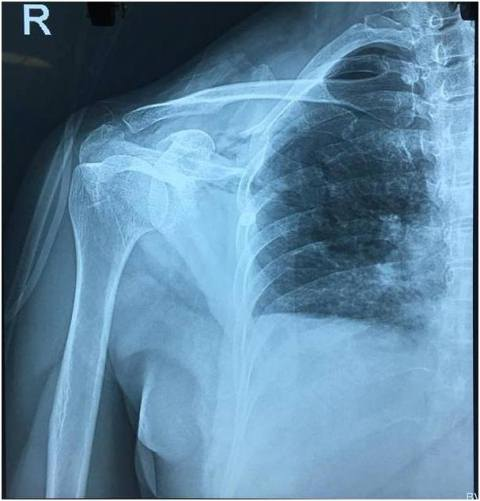
#> input picture Lab01/Resources/test_1_lab01.png, 480 x 501 px
$ jupyter execute Lab01.ipynb
#> lines starting #> are read from the running program, lines starting #| are printed output that depends on the picture; after the words box and inside, x2 and y2 are one past the last pixel; in counts of white or black regions, pixels touching at a corner belong together
# BÀI THỰC HÀNH 01. CÁC PHÉP TOÁN ĐIỂM ẢNH VÀ HIỆU CHỈNH HISTOGRAM
Trong bài thực hành này, ta sẽ tìm hiểu cách đọc ảnh xám ở dạng ma trận, vẽ biểu đồ Histogram, cân bằng điểm ảnh (Histogram Equalization), và đi sâu vào các phép toán điểm ảnh Pixel-wise cơ bản.

## 0. Cài đặt Môi trường & Hàm hỗ trợ

[cell 1]
import cv2
import numpy as np
import matplotlib.pyplot as plt

def show_gray(img, title='Gray image', figsize=(5, 5)):
    plt.figure(figsize=figsize)
    plt.imshow(img, cmap='gray', vmin=0, vmax=255)
    plt.title(title)
    plt.axis('off')
    plt.tight_layout()
    plt.show()

def show_multiple(images, titles=None, cols=3, figsize=(15, 5)):
    rows = (len(images) + cols - 1) // cols
    plt.figure(figsize=figsize)
    for i, img in enumerate(images):
        plt.subplot(rows, cols, i+1)
        plt.imshow(img, cmap='gray', vmin=0, vmax=255)
        plt.axis('off')
        if titles: plt.title(titles[i])
    plt.tight_layout()
    plt.show()

## 1. Đọc ảnh và Biểu đồ mức xám (Grayscale & Histogram)
Ta sẽ sử dụng Pure NumPy so sánh với cv2.calcHist để thấy rõ thuật toán thống kê.

[cell 2]
IMG_PATH = "../Resources/test_1_lab01.png"
img = cv2.imread(IMG_PATH, cv2.IMREAD_GRAYSCALE)
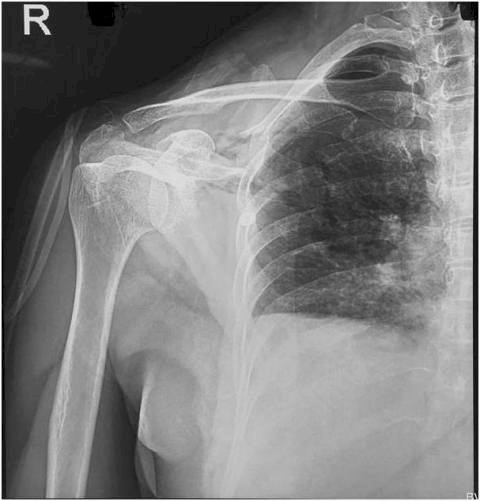
#> img: shape (501, 480); min 0, max 255, mean 126.7

if img is not None:
    # NumPy Histogram
    hist_np = np.bincount(img.ravel(), minlength=256)
#> hist_np = 256 values, max 14310 at index 28, min 0 at index 1, mean 939.4

    # OpenCV Histogram
    hist_cv = cv2.calcHist([img], channels=[0], mask=None, histSize=[256], ranges=[0, 256]).ravel()
#> hist_cv has the same summary as hist_np

    plt.figure(figsize=(15, 4))
    plt.subplot(1, 3, 1)
    plt.imshow(img, cmap="gray", vmin=0, vmax=255)
    plt.title("Original Grayscale")
    plt.axis("off")

    plt.subplot(1, 3, 2)
    plt.plot(hist_np, color='blue')
    plt.title("Histogram (NumPy bincount)")

    plt.subplot(1, 3, 3)
    plt.plot(hist_cv, color='red', linestyle='dashed')
    plt.title("Histogram (OpenCV calcHist)")
    plt.tight_layout()
    plt.show()
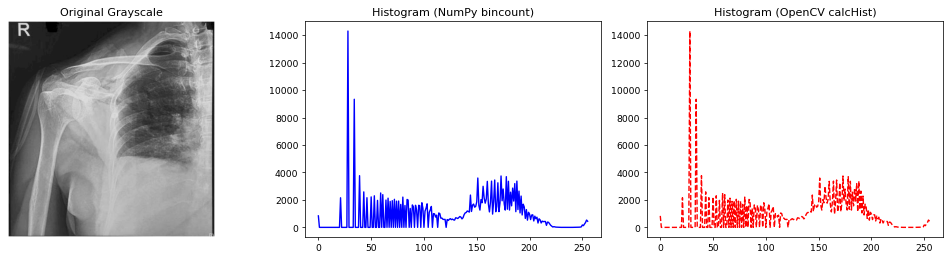
#> figure drawn by matplotlib, 3 panels; panel 2: curve peaks at x = 28, y = 14310; panel 3: curve peaks at x = 28, y = 14310

## 2. Cân bằng Histogram (Histogram Equalization)
Mục tiêu là dàn đều biểu đồ cường độ sáng, giúp ảnh có độ tương phản tổng thể tốt hơn.

[cell 3]
if img is not None:
    # ----- NumPy Global HE -----
    hist = np.bincount(img.ravel(), minlength=256)
#> hist has the same summary as hist_np
    p = hist / hist.sum()
#> p = 256 values, max 0.0595 at index 28, min 0 at index 1, mean 0.00391
    cdf = np.cumsum(p)
#> cdf = 256 values from 0.00348 to 1

    # Look-up table (LUT) mapping
    lut = np.floor(255 * cdf).astype(np.uint8)
#> lut = 256 values from 0 to 255
    img_he_np = lut[img]
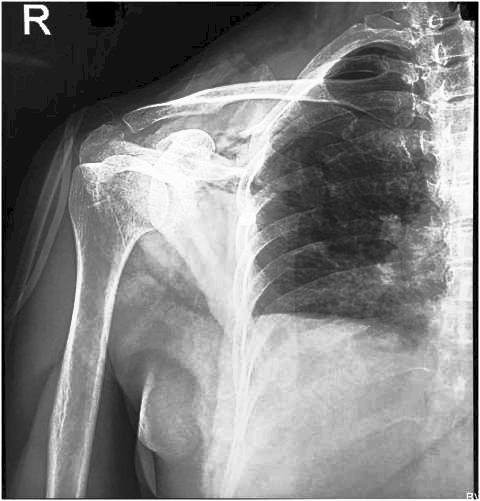
#> img_he_np: shape (501, 480); min 0, max 255, mean 128.6

    # ----- OpenCV Global HE -----
    img_he_cv = cv2.equalizeHist(img)

    show_multiple([img, img_he_np, img_he_cv],
                  ['Original (Low Contrast)', 'HE (NumPy LUT)', 'HE (OpenCV equalizeHist)'])
#> in show_multiple, `rows = (len(images) + cols - 1) // cols`: rows = 1
#> the loop in show_multiple, `for i, img in enumerate(images):` made 3 passes

## 3. Các phép biến đổi điểm ảnh (Pixel-wise Transforms)

[cell 4]
if img is not None:
    # 3.1 Manual Thresholding
    T = 128
    img_thr_np = np.where(img >= T, 255, 0).astype(np.uint8)
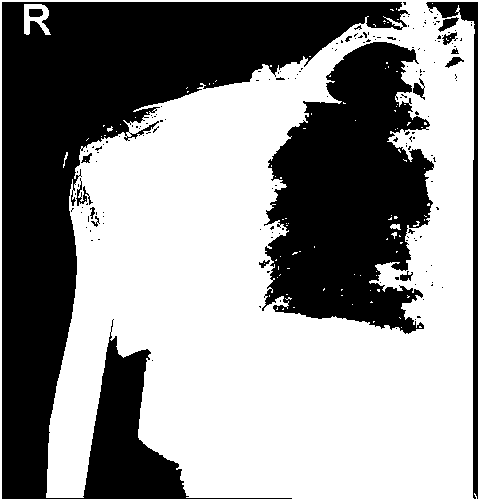
#> img_thr_np: shape (501, 480); 56.7% white; 167 black regions (151 under 20 px), largest, box (x1, y1, x2, y2) and area: (2, 2, 410, 499) 66752, (262, 42, 434, 334) 32920, (426, 2, 478, 499) 2923
    _, img_thr_cv = cv2.threshold(img, T, 255, cv2.THRESH_BINARY)
#> img_thr_cv: shape (501, 480); 56.5% white; 166 black regions (153 under 20 px), largest, box (x1, y1, x2, y2) and area: (2, 2, 410, 499) 67102, (259, 42, 434, 336) 33260, (426, 2, 478, 499) 2927

    # 3.2 Automatic Otsu Thresholding (OpenCV)
    _, img_otsu_cv = cv2.threshold(img, 0, 255, cv2.THRESH_BINARY + cv2.THRESH_OTSU)
#> img_otsu_cv: shape (501, 480); 58.9% white; 124 black regions (113 under 20 px), largest, box (x1, y1, x2, y2) and area: (2, 2, 408, 499) 64632, (266, 42, 434, 331) 30624, (433, 2, 478, 499) 2825

    # 3.3 Linear Intensity Transform
    a, b = 1.3, 15
    img_lin_np = np.clip(a * img.astype(np.float32) + b, 0, 255).astype(np.uint8)
    img_lin_cv = cv2.convertScaleAbs(img, alpha=a, beta=b)

    # 3.4 Gamma Correction
    gamma = 0.7
    f = img.astype(np.float32) / 255.0
    img_gamma_np = (255.0 * np.power(f, gamma)).clip(0, 255).astype(np.uint8)

    print("Tổng hợp các biến đổi Pixel-wise:")
    show_multiple([img_thr_cv, img_otsu_cv, img_lin_cv, img_gamma_np],
                  ['Manual Thresholding (T=128)', 'Otsu Thresholding (Auto-T)',
                   'Linear (alpha=1.3, beta=15)', 'Gamma Correction (gamma=0.7)'], cols=4)
#> the loop in show_multiple (call 2), `for i, img in enumerate(images):` made 4 passes

## 4. Bài tập thực hành tại lớp (Exercises)

[cell 5]
if img is not None:
    # Exercise A - Negative / Inversion (NumPy)
    img_neg = 255 - img

    # Exercise B - Log Transform (NumPy)
    c = 255.0 / np.log(1 + 255.0) # scaling const
    img_log = (c * np.log(1 + img.astype(np.float32))).clip(0, 255).astype(np.uint8)
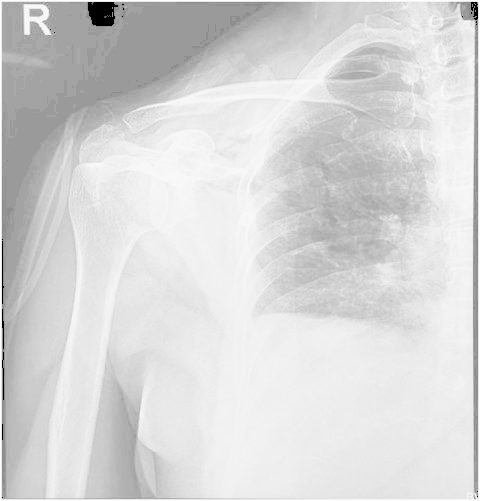
#> img_log: shape (501, 480); min 0, max 255, mean 215.1

    # Exercise C - Contrast Stretching (Percentile-based)
    p2 = np.percentile(img, 2)
#> p2 = 28
    p98 = np.percentile(img, 98)
#> p98 = 213
    img_stretch = (img.astype(np.float32) - p2) / (p98 - p2 + 1e-9)
    img_stretch = (255 * img_stretch).clip(0, 255).astype(np.uint8)

    # Exercise D - Multi-level Thresholding
    T1, T2 = 80, 160
    img_multi = np.zeros_like(img)
    img_multi[(img >= T1) & (img < T2)] = 127
    img_multi[img >= T2] = 255
    # (Pixels < T1 remain 0)

    # Exercise E - Adaptive Thresholding
    img_adapt = cv2.adaptiveThreshold(img, 255, cv2.ADAPTIVE_THRESH_GAUSSIAN_C, cv2.THRESH_BINARY, 11, 2)
#> img_adapt: shape (501, 480); 69.6% white; black in thin lines or dots

    show_multiple([img_neg, img_log, img_stretch, img_multi, img_adapt],
                  ['Negative', 'Log Transform', 'Percentile Stretch', 'Multi-level Thr', 'Adaptive Thr'], cols=5, figsize=(20, 4))

## 5. Homeworks (Bài tập hoàn thành gửi chấm code)

[cell 6]
# Problem 1: GrayLevelModification
# s = 16 * sqrt(r)
def GrayLevelModification(image):
    s = 16.0 * np.sqrt(image.astype(np.float32))
    return np.clip(s, 0, 255).astype(np.uint8)

# Problem 2: MedianThreshold
# Thresholding strictly around Median intensity boundary
def MedianThreshold(image):
    m = np.median(image)
    return np.where(image >= m, 255, 0).astype(np.uint8)

# Problem 3: PowerTransform
# s = c * r^gamma
def PowerTransform(image, gamma, c=1.0):
    f = image.astype(np.float32) / 255.0
    s = c * np.power(f, gamma)
    return np.clip(s * 255.0, 0, 255).astype(np.uint8)

# --- Test Homework Implementations ---
img_spine = cv2.imread('../Resources/spine.jpg', cv2.IMREAD_GRAYSCALE)
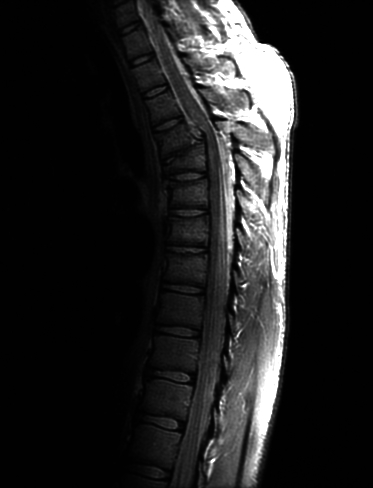
#> input picture Lab01/Resources/spine.jpg, 373 x 488 px
#> img_spine is the input picture: shape (488, 373); min 0, max 255, mean 32.6
img_runway = cv2.imread('../Resources/runway.jpg', cv2.IMREAD_GRAYSCALE)
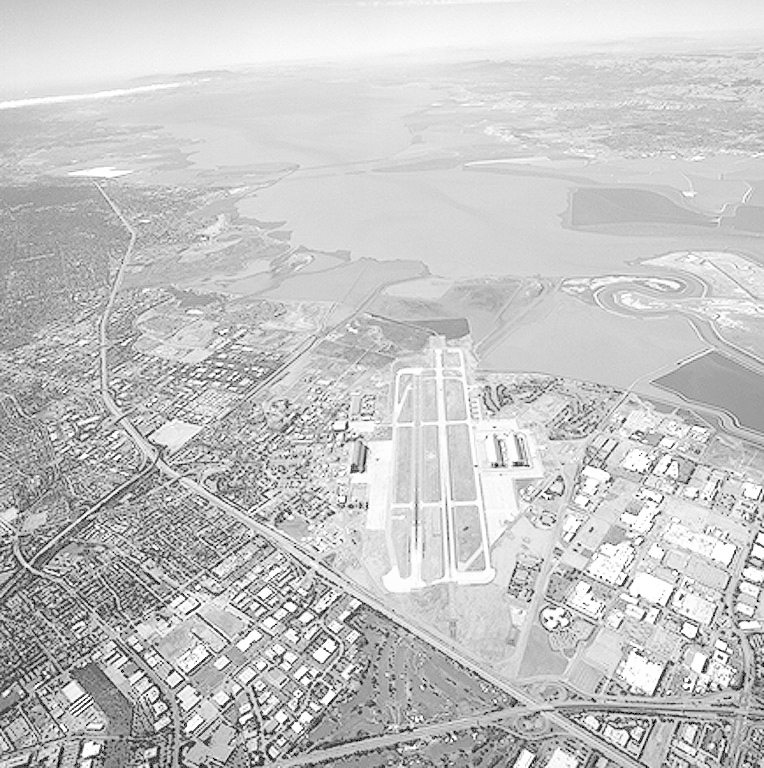
#> input picture Lab01/Resources/runway.jpg, 764 x 768 px
#> img_runway is the input picture: shape (768, 764); min 0, max 255, mean 197.2

if img_spine is not None and img_runway is not None:
    # Prob 1 applied on Spine
    spine_graymod = GrayLevelModification(img_spine)
#> in GrayLevelModification, `s = 16.0 * np.sqrt(image.astype(np.float32))`:
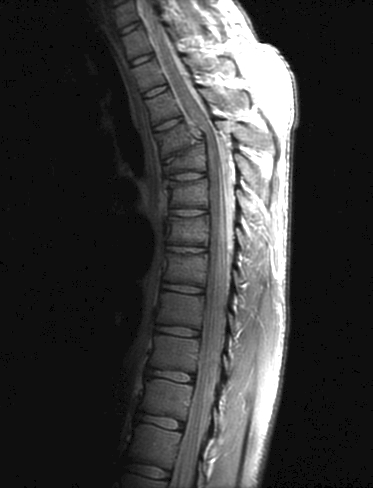
#> s: shape (488, 373) float32; min 0, max 255.5, mean 59.4; drawn with min black and max white

    # Prob 2 applied on Spine
    spine_medianthr = MedianThreshold(img_spine)
#> in MedianThreshold, `m = np.median(image)`: m = 1
#> in MedianThreshold, `return np.where(image >= m, 255, 0).astype(np.uint8)`:
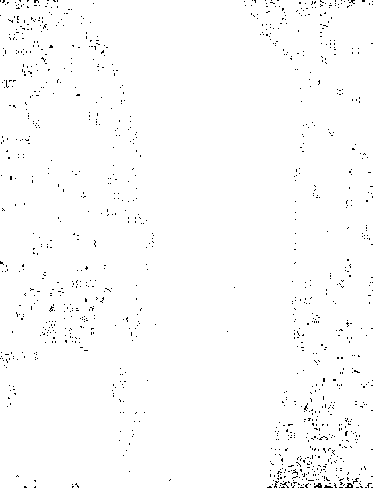
#> returned value: shape (488, 373); 98.8% white; black in thin lines or dots

    # Prob 3 applied on Runway and Spine
    gamma_runway = 0.5  # Dark features enhancement -> stretch darks towards brights
    gamma_spine = 1.6  # Tends to lower general brightness helping structures stand out

    runway_power = PowerTransform(img_runway, gamma=gamma_runway)
    spine_power = PowerTransform(img_spine, gamma=gamma_spine)
#> call 2 of PowerTransform, with gamma = 1.6, c = 1
#> in PowerTransform (call 2), `s = c * np.power(f, gamma)`:
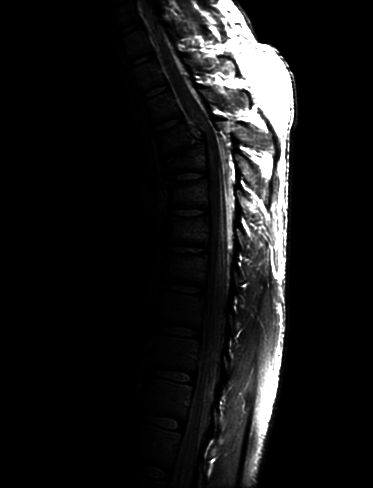
#> s: shape (488, 373) float32; min 0, max 1, mean 0.0925

    print("--- Homework Results ---")
    show_multiple([img_spine, spine_graymod, spine_medianthr, spine_power],
                  ['Spine Original', '1. GrayLevelMod=16*sqrt(r)', '2. MedianThreshold', f'3. PowerTransform (gamma={gamma_spine})'], cols=4)

    show_multiple([img_runway, runway_power],
                  ['Runway Original', f'3. PowerTransform (gamma={gamma_runway})'], cols=2, figsize=(10, 4))
